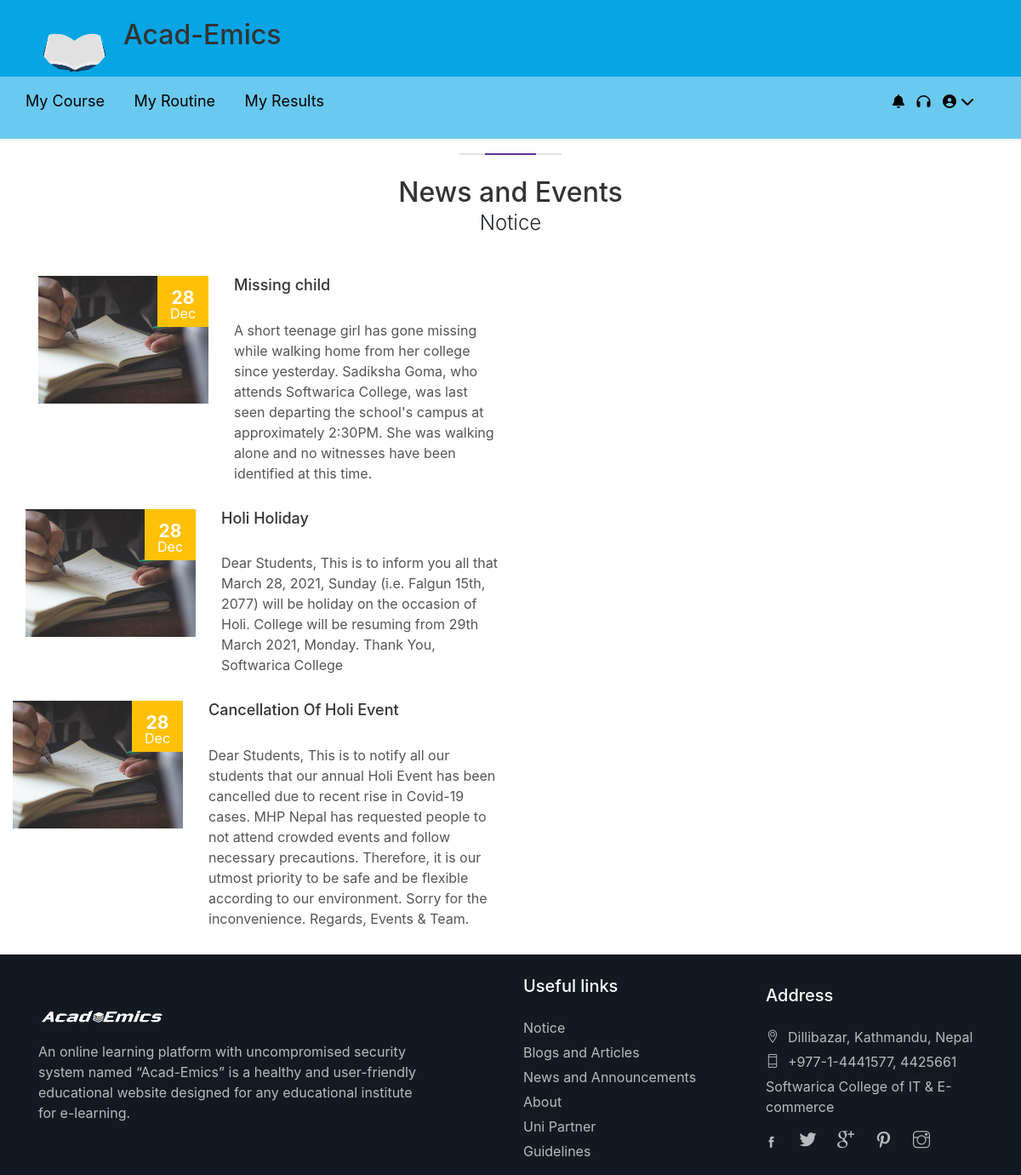
The page /notification/ (signed in) on the database its author committed.
### notification/models.py (models this page shows)
class Notify(models.Model):
    title = models.CharField(max_length=30)
    content = models.TextField()

### notification/views.py (the view)
# urls.py: path('',views.notify),
@login_required(login_url='login')
def notify(request):
    notice = Notify.objects.all()
    return render (request,'notification.html',{
        'notice' : notice
    })

### templates/notification.html
{% extends 'base.html' %}
{% load static %}
{% block content %}
		<div class="bg_color_1">
			<div class="container margin_120_95">
				<div class="main_title_2">
					<span><em></em></span>
					<h2>News and Events</h2>
					<p>Notice</p>
				</div>
                {% for note in notice %}
                    <div class="row">
                        <div class="col-lg-6">
                                <a class="box_news" href="#0">
                                    <figure><img src="img/news_home_1.jpg" alt="">
                                        <figcaption><strong>28</strong>Dec</figcaption>
                                    </figure>
                                    <h4>{{note.title}}</h4>
                                    <p>{{note.content}}</a>
                        </div>
                {% endfor %}
				</div>
			</div>
		</div>
{% endblock %}

### templates/base.html (shortened to what this page needs)
{% load static %}
<!DOCTYPE html>
<html lang="en">
<head>
		<link rel="stylesheet" href="{% static 'css/style.css' %}">
		<link rel="stylesheet" href="{% static 'css/old.css' %}">
		<link href="{% static 'css/bootstrap.min.css' %}" rel="stylesheet">
		<link href="{% static 'css/icon_fonts/css/all_icons.min.css' %}" rel="stylesheet">
		<link href="{% static 'css/custom.css' %}" rel="stylesheet">
</head>
<body>
    <header class="main-header">
        <div class="top-header">
            <div class="container">
                <a href="/dashboard">
                    <img class=logo src=/static/img/de9eb637d1dac9a77a7f3822ed57ce07.gif>
                    <h1>Acad-Emics</h1>
                </a>
            </div>
        </div>
        <div class="nav-bar">
            <div class="container">
                <div class="row">
                    <div class="nav">
                        <ul>
                            <li><a href="/mycourses">My Course</a></li>
                            <li><a href="/routine">My Routine</a></li>
                            <li><a href="/result">My Results</a></li>
                        </ul>
                    </div>
                    <div class="adminbar">
                        <ul>
                            <li><a href="/notification"><i class="fas fa-bell"></i></a></li>
                            <li><a href="/support"><i class="fas fa-headphones"></i></a></li>
                            <li><a href=""><i class="fas fa-user-circle"></i><i class="fas fa-chevron-down"></i></a>
                            </li>
                        </ul>
                    </div>
                </div>
            </div>
        </div>
    </header>
		<div class="container-sadi">
			{% block content %}
			{% endblock %}
		</div>
	<footer>
        <div id="footerpadding">
		<div class="container margin_120_95">
			<div class="row">
				<div class="col-lg-5 col-md-12 p-r-5">
					<p><img id= "footimg" src="{% static 'img/academicsfooter.png' %}" width="149" height="42" alt=""></p>
					<p>An  online learning platform with uncompromised security system named “Acad-Emics” is a healthy and user-friendly educational website designed for any educational institute for e-learning.</p>
				</div>
				<div class="col-lg-3 col-md-6 ml-lg-auto">
					<h5>Useful links</h5>
					<ul class="links">
						<li><a href="\notification">Notice</a></li>
						<li><a href="blogs_and_articles">Blogs and Articles</a></li>
						<li><a href="news_and_announcements">News and Announcements</a></li>
						<li><a href="\about">About</a></li>
						<li><a href="uni-partner">Uni Partner</a></li>
						<li><a href="\guidelines">Guidelines</a></li>
					</ul>
				</div>
				<div class="col-lg-3 col-md-6">
					<h5>Address</h5>
					<ul class="contacts">
						<li><a href="https://www.google.com/maps/place/Softwarica+College/@27.7049919,85.3281705,18z/data=!4m8!1m2!2m1!1sdillibazar!3m4!1s0x39eb19a0a7230f43:0x18e4d56d8c3ab0a9!8m2!3d27.7052356!4d85.3294158"><i class="ti-location-pin"></i>Dillibazar, Kathmandu, Nepal </a></li>
						<li><a href="tel://61280932400"><i class="ti-mobile"></i>+977-1-4441577, 4425661</a></li>
						<li>Softwarica College of IT & E-commerce</li>
					</ul>
					<div class="follow_us">
						<ul>
							<li><a href="//www.facebook.com"><i class="ti-facebook"></i></a></li>
							<li><a href="//www.twitter.com"><i class="ti-twitter-alt"></i></a></li>
							<li><a href="//www.google.com"><i class="ti-google"></i></a></li>
							<li><a href="//www.pinterest.com"><i class="ti-pinterest"></i></a></li>
							<li><a href="//www.instagram.com"><i class="ti-instagram"></i></a></li>
						</ul>
					</div>
				</div>
			</div>
        </div>
    	</div>
	</footer>
</body>
</html>

### static/css/style.css (style rules this page uses)
* { margin: 0px; padding:0px; }
body { font-family: 'Poppins', sans-serif; font-size: 16px; }
a { text-decoration: none; }
.main-header { padding: 0 0; }
.container { max-width: 1230px; padding: 0 15px; margin: 0 auto; position: relative; }
.row { display: -webkit-box; display: -ms-flexbox; display: flex; -ms-flex-wrap: wrap; flex-wrap: wrap; -moz-justify-content: center; -ms-justify-content: center; -webkit-box-align: center; -ms-flex-align: center; align-items: center; margin-left: -15px; margin-right: -15px; }
.top-header { padding: 5px 0; background: #07A5E3; }
.top-header h1 { font-size: 32px; }
.top-header a { color: #000; display: -webkit-box; display: -ms-flexbox; display: flex; -moz-justify-content: center; -ms-justify-content: center; -webkit-box-align: center; -ms-flex-align: center; align-items: center; }
.nav-bar { background: rgba(7, 165, 227, 0.6); padding: 15px 0; }
.nav { padding: 0 15px; width: 75%; }
.nav ul li { display: inline-block; margin: 0 15px; }
.nav ul li:first-child { margin-left: 0; }
.nav ul li a { font-size: 18px; color: #000; }
.fas { font-family: 'FontAwesome'; font-style: normal; }
.nav-bar .row { justify-content: space-between; }
.adminbar { padding: 0 20px; }
.adminbar ul li { list-style: none; display: inline-block; margin: 0 5px; position: relative; }
.adminbar ul li a { color: #000; }
.adminbar ul li a .fas.fa-chevron-down { margin-left: 5px; }
.container-sadi { padding-top: 180px; }
* { box-sizing: border-box; }
:root { --mist-gray: rgba(196, 196, 196, 0.3); }

### static/css/custom.css (style rules this page uses)
#footerpadding { padding-top: 0; padding-bottom: 0; }
#footimg { padding-top: 10px; }

### templates/base.html (style rules this page uses)
.logo { width: 85px; height: 80px; border-radius: 50%; margin-right: 15px; float: left; }

### rows shown on the page
Notify: title "Missing child", content "A short teenage girl has gone missing while walking home from her college since yesterday. Sadiksha Goma, who attends Softwarica College, was last seen departing the school's campus at approximately 2:30PM. She was walking alone and no witnesses have been identified at this time."
Notify: title "Holi Holiday", content "Dear Students, This is to inform you all that March 28, 2021, Sunday (i.e. Falgun 15th, 2077) will be holiday on the occasion of Holi. College will be resuming from 29th March 2021, Monday. Thank You, Softwarica College"
Notify: title "Cancellation Of Holi Event", content "Dear Students, This is to notify all our students that our annual Holi Event has been cancelled due to recent rise in Covid-19 cases. MHP Nepal has requested people to not attend crowded events and follow necessary precautions. Therefore, it is our utmost priority to be safe and be flexible according to our environment. Sorry for the inconvenience. Regards, Events & Team."
